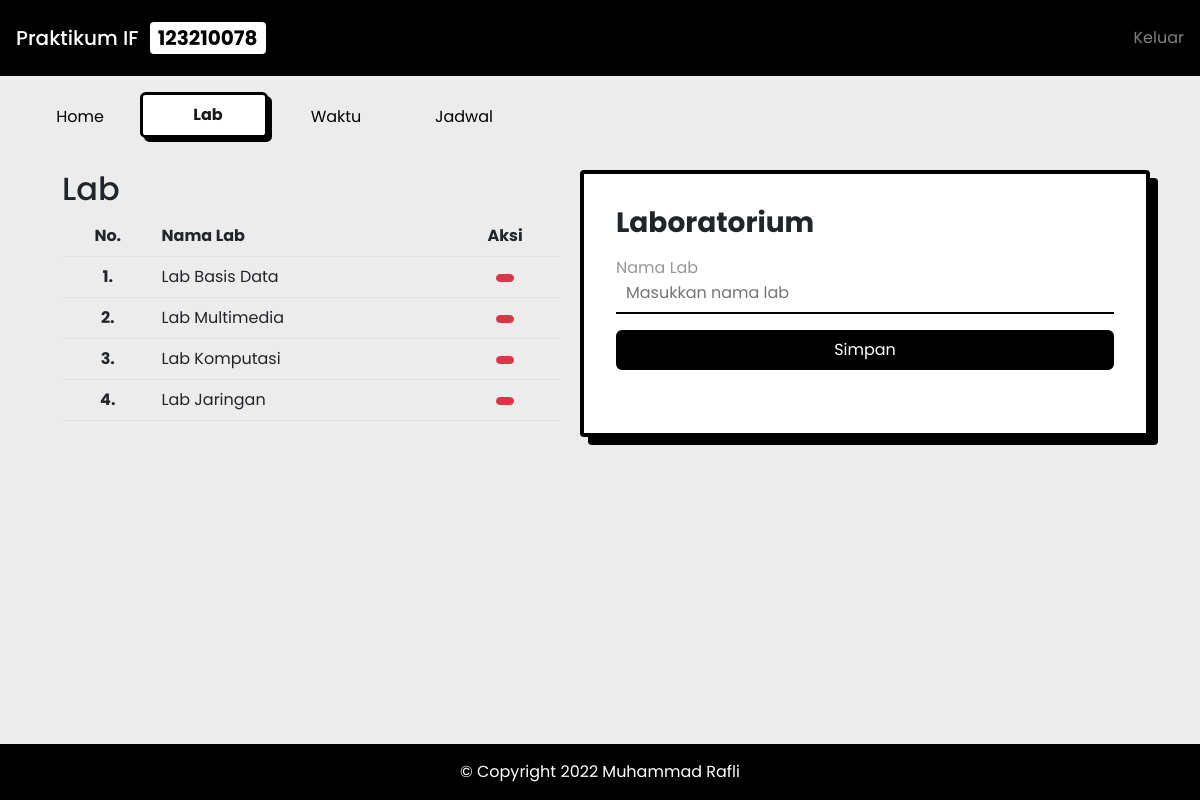
The page /lab.php (signed in) on the database as committed earlier.
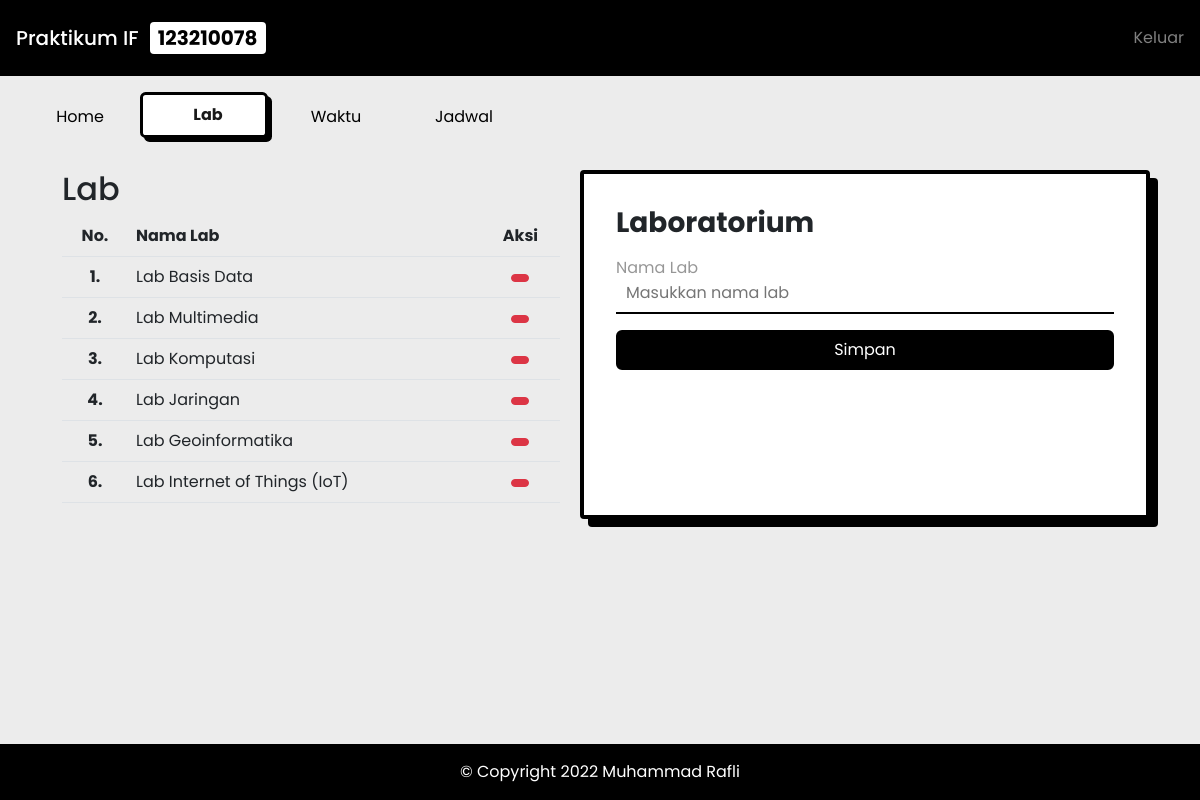
The same page on the database as committed later.
### tables this page shows
CREATE TABLE `lab` (
  `id` int(11) NOT NULL,
  `nama` varchar(128) NOT NULL
);

### utils/query_lab.php (called while the page is built, shortened)
<?php
require 'connection.php';
function select_all_lab()
{
  global $connection;
  $query = "SELECT * FROM lab";
  $result = mysqli_query($connection, $query);
  $rows = [];
  while ($row = mysqli_fetch_assoc($result)) {
    $rows[] = $row;
  }
  return $rows;
}

### lab.php (the view, shortened to what this page needs)
<?php
require 'utils/query_lab.php';
$laboratorium = select_all_lab();
?>
<!DOCTYPE html>
<html lang="id">
<head>
  <link href="https://cdn.jsdelivr.net/npm/bootstrap@5.2.1/dist/css/bootstrap.min.css" rel="stylesheet" />
  <link rel="stylesheet" href="./assets/style.css" />
</head>
<body>
  <nav class="navbar nav-brand">
    <div class="container-fluid p-2 px-3">
      <a class="navbar-brand d-flex align-items-center" href="home.php">
        <span class="navbar-brand mb-0 h1 nav-brand-text">
          Praktikum IF
          <span class="text-block-custom">
            123210078
          </span>
        </span>
      </a>
      <a class="nav-link text-white-50 d-flex align-items" href="./utils/logout.php">
        <span class="ms-2">Keluar</span>
      </a>
    </div>
  </nav>
  <nav class="navbar navbar-expand-lg nav-bg-custom">
    <div class="container-fluid">
      <div class="collapse navbar-collapse" id="navbarNavAltMarkup">
        <div class="navbar-nav">
          <a class="nav-link nav-text nav-custom nav-home" aria-current="page" href="home.php">
            Home
          </a>
          <a class="nav-link active nav-text nav-custom" href="lab.php">
            Lab
          </a>
          <a class="nav-link nav-text nav-custom" href="waktu.php">
            Waktu
          </a>
          <a class="nav-link nav-text nav-custom" href="jadwal.php">
            Jadwal
          </a>
        </div>
      </div>
    </div>
  </nav>
  <main class="mt-2 container">
    <div class="row gap-2">
      <section class="col-lg">
        <h2>Lab</h2>
        <table class="table">
          <thead>
            <tr>
              <th class="text-center" scope="col">No.</th>
              <th scope="col">Nama Lab</th>
              <th class="text-center" scope="col">Aksi</th>
            </tr>
          </thead>
          <tbody>
            <?php $no = 1; ?>
            <?php foreach ($laboratorium as $lab) : ?>
              <tr>
                <th class=" text-center" scope="row"><?= $no++; ?>.</th>
                <td><?= $lab["nama"]; ?></td>
                <td class="text-center">
                  <a class="btn btn-danger pb-0 px-2" href="lab.php?id=<?= $lab["id"] ?>">
                  </a>
                </td>
              </tr>
            <?php endforeach; ?>
          </tbody>
        </table>
      </section>
      <section class="col-lg container-custom">
        <h3 class="mb-3 h-custom">Laboratorium</h3>
        <form action="lab.php" method="POST">
          <div class="mb-3">
            <label for="inputLab" class="form-label">Nama Lab</label>
            <div class="form-custom">
              <input class="w-100" type="text" name="nama" id="inputLab" placeholder="Masukkan nama lab" required>
            </div>
          </div>
          <button type="submit" name="submit" class="btn btn-black w-100">Simpan</button>
        </form>
      </section>
    </div>
  </main>
  <footer class="px-4 py-3 fw text-center"></footer>
</body>
</html>

Rows that differ between the two databases and show on the page:
added lab: nama "Lab Geoinformatika"
added lab: nama "Lab Internet of Things (IoT)"
